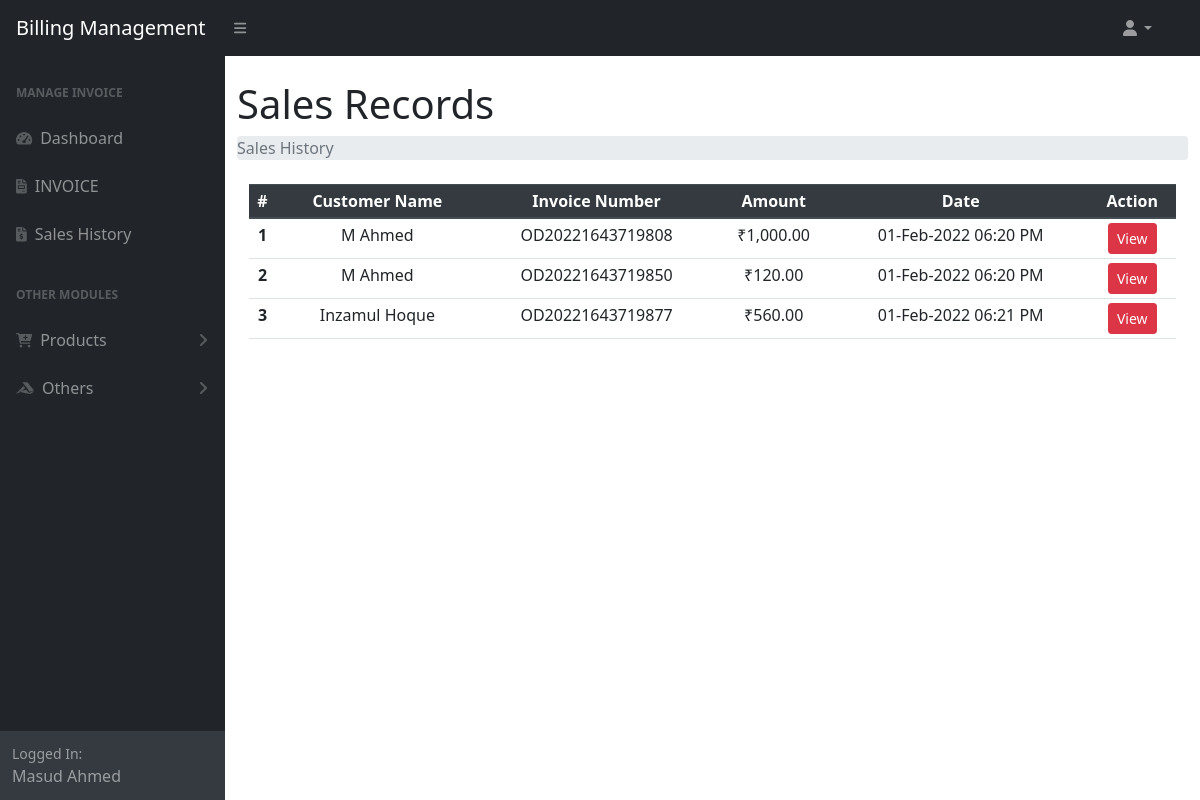
/sales_history.php (signed in), run on an earlier commit of the app's database.
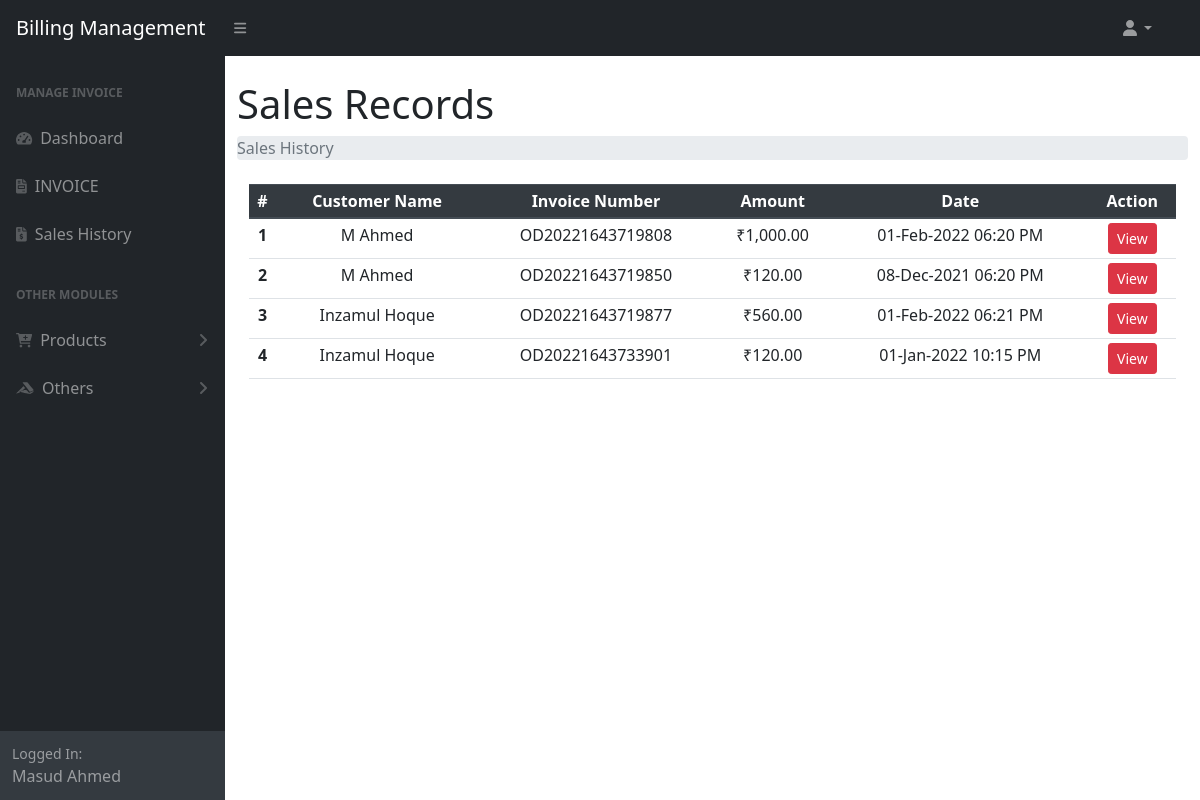
And on a later commit of the database.
### tables this page shows
CREATE TABLE `user` (
  `id` int(11) NOT NULL,
  `name` varchar(50) NOT NULL,
  `mobile` varchar(10) NOT NULL,
  `email` varchar(100) DEFAULT NULL
);

CREATE TABLE `bill` (
  `bill_id` varchar(50) NOT NULL,
  `total_amount` decimal(10,0) NOT NULL,
  `total_gst` decimal(10,0) NOT NULL,
  `customer_id` int(11) NOT NULL,
  `emp_id` int(11) NOT NULL,
  `date` datetime NOT NULL DEFAULT current_timestamp()
);

### sales_history.php (the view)
<?php require_once 'menu/header.php' ?>
<div class="container-fluid">
<h1 class="mt-4">Sales Records</h1>
    <ol class="breadcrumb mb-4">
        <li class="breadcrumb-item active">Sales History</li>
    </ol>
    <div class="container">
        <table class="table table-sm text-center">
            <thead class="thead-dark">
                <tr>
                    <th scope="col">#</th>
                    <th scope="col">Customer Name</th>
                    <th scope="col">Invoice Number</th>
                    <th scope="col">Amount</th>
                    <th scope="col">Date</th>
                    <th scope="col">Action</th>
                </tr>
            </thead>
            <tbody>
                <?php
                $sql = "SELECT `name`, `bill_id`, `total_amount`, `date` FROM `bill` JOIN `user` ON `bill`.`customer_id`=`user`.`id`";
                $res = mysqli_query($conn, $sql);
                if ($res) {
                    if (mysqli_num_rows($res) > 0) {
                        $sl =0;
                        while ($data = mysqli_fetch_assoc($res)) {
                            ++$sl;
                            $cname = $data['name'];
                            $bill_no = $data['bill_id'];
                            $amount = $data['total_amount'];
                            $datetime=$data['date'];
                            $time = date('d-M-Y h:i A', strtotime($datetime));
                ?>
                            <tr>
                                <th scope="row"><?= $sl ?></th>
                                <td><?= $cname ?></td>
                                <td><?= $bill_no ?></td>
                                <td><?= "₹".number_format($amount,2) ?></td>
                                <td><?= $time ?></td>
                                <td>
                                    <a href="view_bill.php?inv_id=<?=$bill_no?>" class="btn btn-sm btn-danger">View</a>
                                </td>
                            </tr>
                <?php
                        }
                    } else {
                        $_SESSION['msg'] = "No Data Available";
                    }
                } else {
                    $_SESSION['msg'] = mysqli_error($conn);
                }
                ?>
            </tbody>
        </table>
    </div>
</div>
<br>
<?php require_once 'menu/footer.php' ?>

### menu/header.php (shortened to what this page needs)
<?php
require_once "lib/db.php";
?>
<!DOCTYPE html>
<html lang="en">
<head>
    <link rel="stylesheet" href="assets/css/bootstrap.min.css">
    <link href="assets/css/styles.css" rel="stylesheet" />
</head>
<body class="sb-nav-fixed">
    <nav class="sb-topnav navbar navbar-expand navbar-dark bg-dark">
        <a class="navbar-brand ps-3" href="index.php">Billing Management</a>
        <button class="btn btn-link btn-sm order-1 order-lg-0 me-4 me-lg-0" id="sidebarToggle" href="#!"><i class="fas fa-bars"></i></button>
        <ul class="navbar-nav ms-auto ms-md-0 me-3 me-lg-4">
            <li class="nav-item dropdown">
                <a class="nav-link dropdown-toggle" id="navbarDropdown" href="#" role="button" data-bs-toggle="dropdown" aria-expanded="false"><i class="fas fa-user fa-fw"></i></a>
            </li>
        </ul>
    </nav>
    <div id="layoutSidenav">
        <div id="layoutSidenav_nav">
            <nav class="sb-sidenav accordion sb-sidenav-dark" id="sidenavAccordion">
                <div class="sb-sidenav-menu">
                    <div class="nav">
                        <div class="sb-sidenav-menu-heading">Manage Invoice</div>
                        <a class="nav-link" href="index.php">
                            <div class="sb-nav-link-icon"><i class="fas fa-tachometer-alt"></i></div>
                            Dashboard
                        </a>
                        <a class="nav-link" href="generate_bills.php">
                            <div class="sb-nav-link-icon"><i class="fas fa-file-invoice"></i></div>
                            INVOICE
                        </a>
                        <a class="nav-link" href="sales_history.php">
                            <div class="sb-nav-link-icon"><i class="fas fa-file-invoice-dollar"></i></i></div>
                            Sales History
                        </a>
                        <div class="sb-sidenav-menu-heading">Other Modules</div>
                        <a class="nav-link collapsed" href="#" data-bs-toggle="collapse" data-bs-target="#collapseLayouts" aria-expanded="false" aria-controls="collapseLayouts">
                            <div class="sb-nav-link-icon"><i class="fas fa-cart-plus"></i></div>
                            Products
                            <div class="sb-sidenav-collapse-arrow"><i class="fas fa-angle-down"></i></div>
                        </a>
                        <a class="nav-link collapsed" href="#" data-bs-toggle="collapse" data-bs-target="#collapsePages" aria-expanded="false" aria-controls="collapsePages">
                            <div class="sb-nav-link-icon"><i class="fab fa-accusoft"></i></div>
                            Others
                            <div class="sb-sidenav-collapse-arrow"><i class="fas fa-angle-down"></i></div>
                        </a>
                    </div>
                </div>
                <div class="sb-sidenav-footer">
                    <div class="small">Logged In:</div>
                    <?php
                    if (isset($_SESSION['user'])) {
                        $id = $_SESSION['user']['user_id'];
                        $data = mysqli_fetch_assoc(mysqli_query($conn, "SELECT * FROM `user` WHERE `id`='$id'"));
                        echo $data['name'];
                    }
                    ?>
                </div>
            </nav>
        </div>
        <div id="layoutSidenav_content">
            <main>

### menu/footer.php (shortened to what this page needs)
</main>
</div>
</div>
</body>
</html>

What changed in the data, as far as the page shows it:
changed bill "OD20221643719850": date "01-Feb-2022 06:20 PM" → "08-Dec-2021 06:20 PM"
added bill: customer.name "Inzamul Hoque", bill_id "OD20221643733901", total_amount "120.00", date "01-Jan-2022 10:15 PM"
